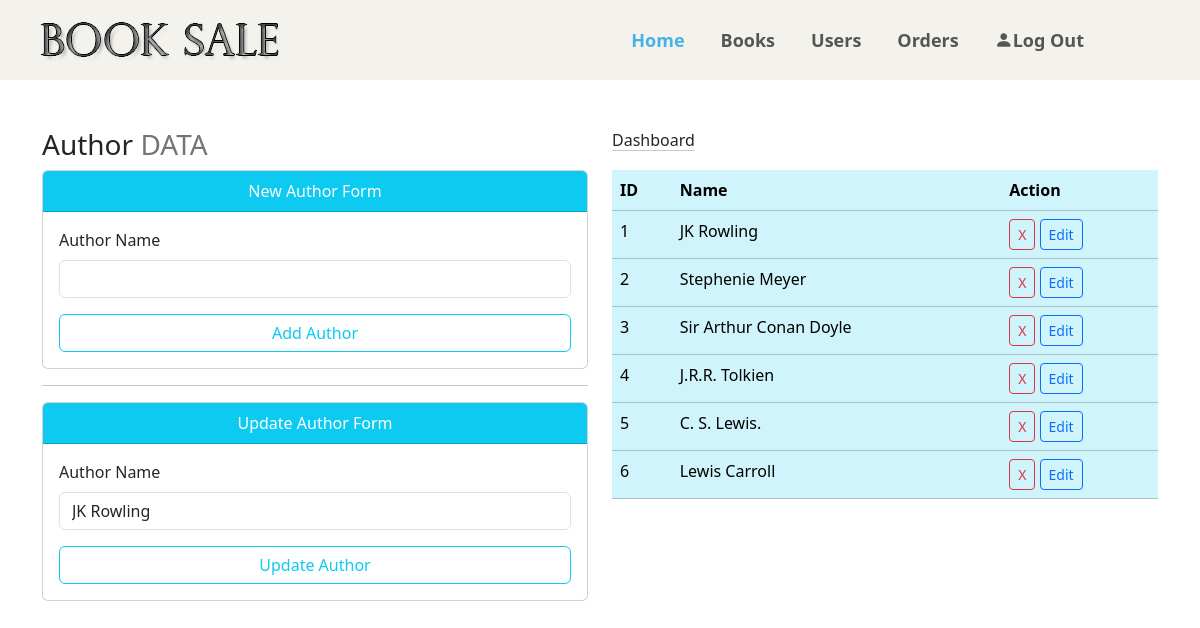
The page /author.php?action=edit&aid=1 on the database its author committed.
### tables this page shows
CREATE TABLE `author` (
  `id` int(11) NOT NULL,
  `author_name` varchar(80) NOT NULL
);

### author.php (the view, shortened to what this page needs)
<?php
    include './programming/admin/connection.php';
?>
<!DOCTYPE html>
<html lang="en">
<head>
    <link rel="stylesheet" href="./css/author.css" />
    <link
      href="https://cdn.jsdelivr.net/npm/bootstrap@5.3.3/dist/css/bootstrap.min.css"
      rel="stylesheet"
    />
    <link
      rel="stylesheet"
      href="https://cdn.jsdelivr.net/npm/bootstrap-icons@1.11.3/font/bootstrap-icons.min.css"
    />
    <link
      rel="stylesheet"
      href="https://cdnjs.cloudflare.com/ajax/libs/animate.css/4.1.1/animate.min.css"
    />
</head>
<body>
    <nav class="navbar navbar-expand-lg pt-3 pb-3">
        <div class="container-fluid ms-4">
            <a class="logo" href="#">
            <div class="col-md-2">
                            <div class="main-logo">
                                <a href="index.php"><img src="images/B.png" alt="logo"></a>
                            </div>
                        </div>
            </a>
            <div class="collapse navbar-collapse" id="navbarSupportedContent">
            <ul class="navbar-nav mx-auto mb-2 mb-lg-0">
                <li class="nav-item">
                <a class="nav-link active" aria-current="page" href="./index.php"
                    >Home</a
                >
                </li>
                <li class="nav-item">
                <a class="nav-link" href="./book.php">Books</a>
                </li>
                <li class="nav-item">
                <a class="nav-link" href="./user.php">Users</a>
                </li>
                <li class="nav-item">
                <a class="nav-link" href="./order.php">Orders</a>
                </li>
                <li class="nav-item">
                <a class="nav-link" href="./logout.php"
                    ><i class="bi bi-person-fill"></i>Log Out</a
                >
                </li>
            </ul>
            </div>
        </div>
    </nav>
    <div class="container">
        <div class="row mt-5">
            <div class="col-md-6">
                <h3>
                    Author <span style="color: #757575;">DATA</span>
                </h3>
            </div>
            <div class="col-md-6">
                <a href="./dashboard.php" class="link-dark link-offset-2 link-underline-opacity-25 link-underline-opacity-100-hover me-2">Dashboard</a>
            </div>
        </div>
        <div class="row">
            <div class="col-md-6">
                <div class="card">
                    <div class="card-header bg-info text-center text-white">New Author Form</div>
                    <div class="card-body">
                        <form action="" method="post">
                        <div class="mb-3">
                            <label for="" class="form-label">Author Name</label>
                            <input type="text" name="authorname" id="" class="form-control">
                        </div>
                        <div class="d-grid">
                            <input type="submit" value="Add Author" name="btnaddauthor" class="btn btn-outline-info">
                        </div>
                        </form>
                    </div>
                </div>
                <hr>
                <?php
                if(isset($_GET['action'])&&$_GET['action']=='edit')
                {
                    $authorid=$_GET['aid'];
                    $query="Select * from author where id='$authorid'";
                    $go_query=mysqli_query($connection,$query);
                    while($row=mysqli_fetch_array($go_query))
                    {
                        $authorname=$row['author_name'];
                ?>
                <div class="card">
                    <div class="card-header bg-info text-center text-white">Update Author Form</div>
                    <div class="card-body">
                        <form action="" method="post">
                            <div class="mb-3">
                                <label for="" class="form-label">Author Name</label>
                                <input type="text" name="updateauthorname" id="" class="form-control" value="<?php echo $authorname ?>">
                            </div>
                            <div class="d-grid">
                                <input type="submit" value="Update Author" name="btnupauthor" class="btn btn-outline-info">
                            </div>
                        </form>
                    </div>
                </div>
            <?php
                    }
                }
            ?>
            </div>
            <div class="col-md-6">
                <table class="table table-stripe table-info">
                    <tr>
                        <th>ID</th>
                        <th>Name</th>
                        <th>Action</th>
                    </tr>
                    <?php
                        $query="Select * from author";
                        $go_query=mysqli_query($connection,$query);
                        while($row=mysqli_fetch_array($go_query))
                        {
                            $aut_id=$row['id'];
                            $aut_name=$row['author_name'];
                            echo"<tr>";
                            echo"<td>{$aut_id}</td>";
                            echo"<td>{$aut_name}</td>";
                            echo"<td>
                                <a href='author.php?action=delete&aid={$aut_id}' class='btn btn-outline-danger btn-sm'>X</a>
                                <a href='author.php?action=edit&aid={$aut_id}' class='btn btn-outline-primary btn-sm'>Edit</a>
                            </td>";
                            echo"</tr>";
                        }
                        ?>
                </table>
            </div>
        </div>
    </div>
</body>
</html>

### css/author.css (style rules this page uses)
.navbar { background-color: #f3f2ec; padding-left: 4rem; padding-right: 4rem; }
ul.navbar-nav.mx-auto.mb-2.mb-lg-0 { margin-right: 10% !important; }
.logo { text-decoration-line: none; }
.nav-item { padding-left: 20px; font-size: 18px; font-weight: 600; }
.nav-link { color: #fff; font-size: 18px; }
.nav-link.active, .nav-link:hover { color: #47b2e4 !important; }

### rows shown on the page
author: updateauthorname "JK Rowling", id "1", author_name "JK Rowling"
author: id "2", author_name "Stephenie Meyer"
author: id "3", author_name "Sir Arthur Conan Doyle"
author: id "4", author_name "J.R.R. Tolkien"
author: id "5", author_name "C. S. Lewis."
author: id "6", author_name "Lewis Carroll"
